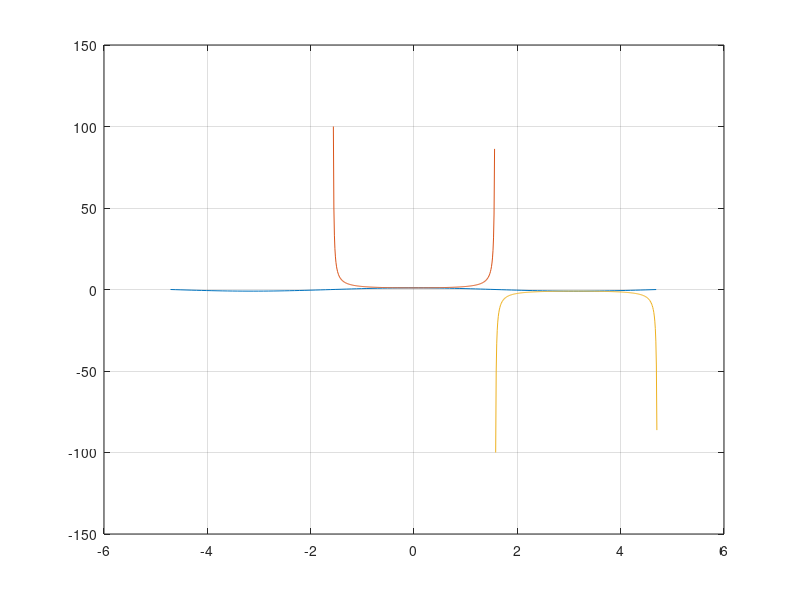

The MATLAB script that drew this image:
clear ; close all; clc

x = [-3/2*pi:0.1:3/2*pi];
plot(x, cos(x));

hold on;

x1 = -pi/3+0.01:0.01:-pi/2-0.01;
x2 = -pi/2+0.01:0.01:pi/2-0.01;
x3 = pi/2+0.01:0.01:(3*pi/2)-0.01;
plot(x1, sec(x1), x2, sec(x2), x3, sec(x3));

grid on;
